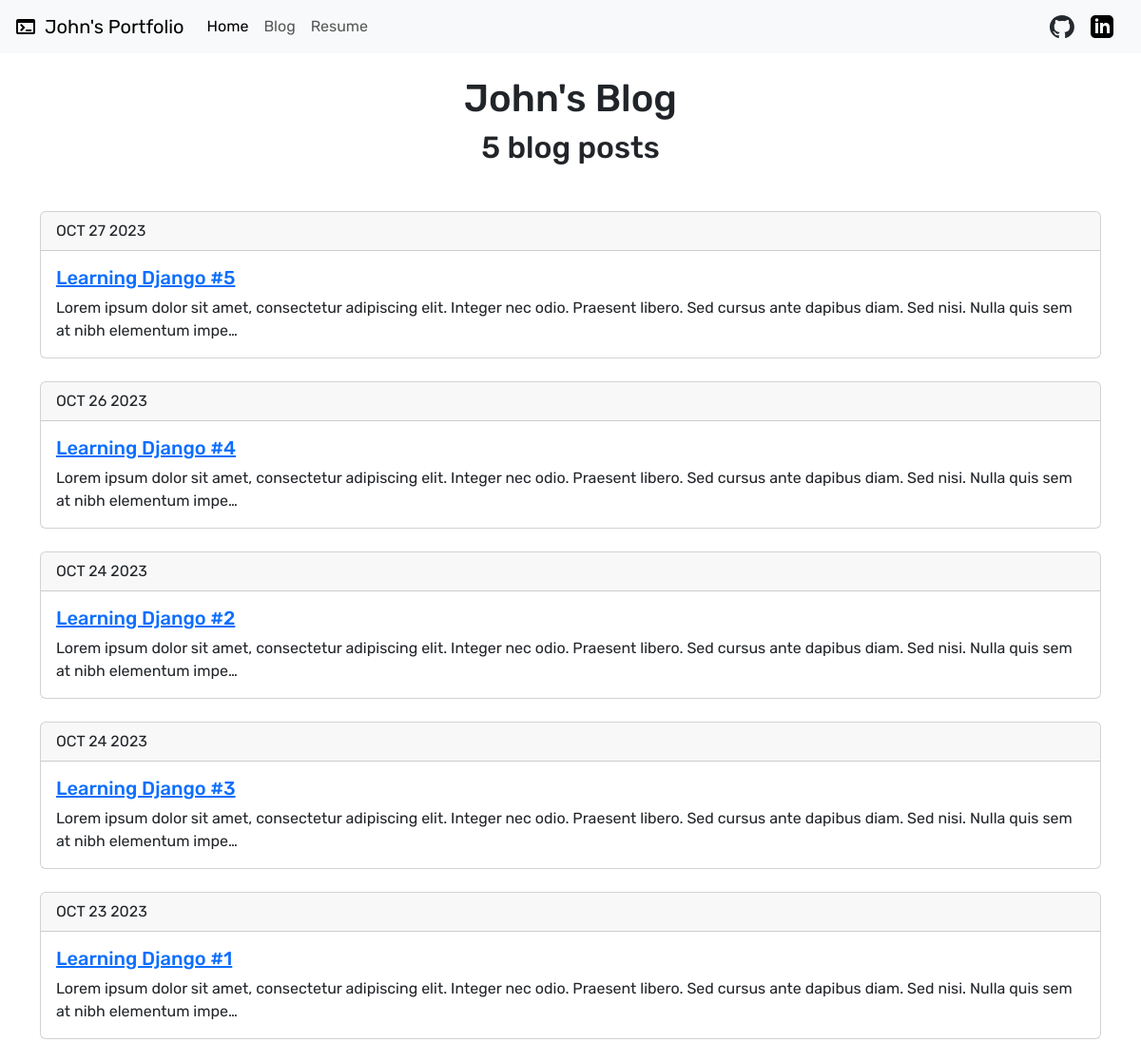
Screenshot of /blog/ with the database file from the repository.
### blog/models.py (models this page shows, shortened)
class Blog(models.Model):
    title = models.CharField(max_length=200)
    description = models.TextField()
    date = models.DateField()

### blog/views.py (the view)
# urls.py: path('', views.all_blogs, name='all_blogs'),
def all_blogs(request):
    blogs = Blog.objects.order_by('-date') # ordered by most current date
    return render(request, 'blog/all_blogs.html', {'blogs':blogs})

### blog/templates/blog/all_blogs.html (shortened to what this page needs)
{% extends 'portfolio/base.html' %}
{% block content %}
{% load static %}
<br>
<h1 class="font-weight-bold text-center">John's Blog</h1>
<h2 class="text-center mb-5">{{ blogs.count }} blog post{{ blogs.count|pluralize }}</h2>
{% for blog in blogs %}
<div class="container">
    <div class="card">
        <div class="card-header">
            {{ blog.date|date:'M d Y'|upper }}
        </div>
        <div class="card-body">
            <h5 class="card-title"><a href="{% url 'blog:detail' blog.id %}">
                    {{ blog.title }}
                </a></h5>
            <p class="card-text">{{ blog.description|striptags|truncatechars:170 }}</p>
        </div>
    </div>
</div>
<br>
{% endfor %}
{% endblock %}

### blog/templates/blog/all_blogs.html (style rules this page uses)
body { font-family: 'Rubik', sans-serif; }

### rows the page displays
Blog: date "OCT 27 2023", title "Learning Django #5", description "Lorem ipsum dolor sit amet, consectetur adipiscing elit. Integer nec odio. Praesent libero. Sed cursus ante dapibus diam. Sed nisi. Nulla quis sem at nibh elementum impe…"
Blog: date "OCT 26 2023", title "Learning Django #4", description "Lorem ipsum dolor sit amet, consectetur adipiscing elit. Integer nec odio. Praesent libero. Sed cursus ante dapibus diam. Sed nisi. Nulla quis sem at nibh elementum impe…"
Blog: date "OCT 24 2023", title "Learning Django #2", description "Lorem ipsum dolor sit amet, consectetur adipiscing elit. Integer nec odio. Praesent libero. Sed cursus ante dapibus diam. Sed nisi. Nulla quis sem at nibh elementum impe…"
Blog: date "OCT 24 2023", title "Learning Django #3", description "Lorem ipsum dolor sit amet, consectetur adipiscing elit. Integer nec odio. Praesent libero. Sed cursus ante dapibus diam. Sed nisi. Nulla quis sem at nibh elementum impe…"
Blog: date "OCT 23 2023", title "Learning Django #1", description "Lorem ipsum dolor sit amet, consectetur adipiscing elit. Integer nec odio. Praesent libero. Sed cursus ante dapibus diam. Sed nisi. Nulla quis sem at nibh elementum impe…"

### other values shown
{{ blogs.count }} "5"
